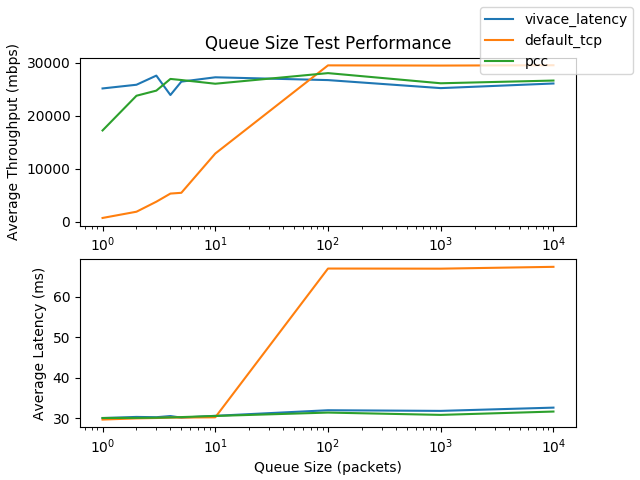

This chart was generated by the following Python code:
#!/usr/bin/python3
import numpy as np
import matplotlib.pyplot as plt
from graphing.analysis.results_library import ResultsLibrary, TestResult
from graphing.utils import data_utils
from python_utils.file_locations import results_dir

results = ResultsLibrary(results_dir)

param_name = "Queue Size"
param_unit = "packets"
params = [1, 2, 3, 4, 5, 10, 100, 1000, 10000]
format_string = "simple_%dpkt_queue"
flow_name = "flow_1"

full_schemes = results.get_all_schemes_with_tests([format_string % p for p in params])
thpt_data = data_utils.get_stats_dict_from_param_test(results, full_schemes, flow_name, params,
        format_string, "Throughput")
lat_data = data_utils.get_stats_dict_from_param_test(results, full_schemes, flow_name, params,
        format_string, "Avg Rtt")

fig, axes = plt.subplots(2)
thpt_axis = axes[0]
lat_axis = axes[1]
for scheme in full_schemes:
    thpt_axis.semilogx(params, thpt_data[scheme], label=scheme)
    lat_axis.semilogx(params, lat_data[scheme])

fig.legend()
thpt_axis.set_title("%s Test Performance" % param_name)
lat_axis.set_xlabel("%s (%s)" % (param_name, param_unit))
thpt_axis.set_ylabel("Average Throughput (mbps)")
lat_axis.set_ylabel("Average Latency (ms)")
plt.show()
